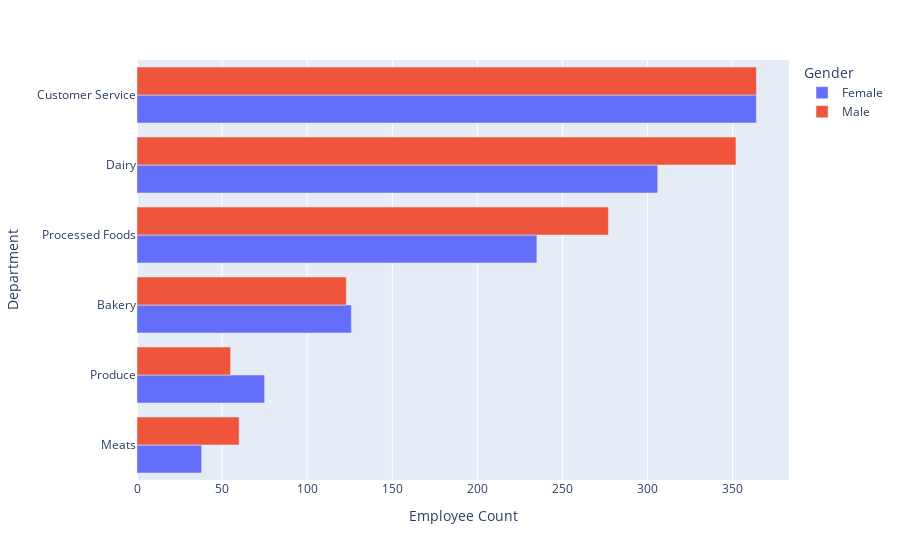

The notebook cell saved with this chart:
### Markdown cell above
Untuk membuat barplot, kita dapat menggunakan fungsi `.bar()`, dengan parameter:
- `data_frame`: dataframe yang digunakan
- `x`: kolom untuk sumbu x
- `y`: kolom untuk sumbu y
- `labels`: custom label sesuai nama kolom

Untuk membuatnya menjadi multivariate, kita dapat membedakan antara gender Male dan Female melalui warna. Beberapa parameter yang dapat digunakan:
- `color`: kolom yang ingin dibedakan berdasarkan warna
- `barmode`:
    - `relative` (default): saling menyusun
    - `overlay`: saling menimpa
    - `group`: saling bersebelahan

### Code cell
# px.bar
plot_dept = px.bar(data_frame=dept_gender_melt.sort_values(by='num_people'), 
                   x='num_people', y='department_name', color='gender', barmode='group',
                   labels={'num_people': 'Employee Count',
                            'department_name': 'Department',
                            'gender': 'Gender'})

plot_dept

### Figure 1 — Plotly figure (JSON) as saved in the notebook; plotly's stock layout.template omitted (floating-point values rounded to 4 significant figures)
{"data": [{"alignmentgroup": "True", "hovertemplate": "Gender=Female<br>Employee Count=%{x}<br>Department=%{y}<extra></extra>", "legendgroup": "Female", "marker": {"color": "#636efa", "pattern": {"shape": ""}}, "name": "Female", "offsetgroup": "Female", "orientation": "h", "showlegend": true, "textposition": "auto", "type": "bar", "x": [38, 75, 126, 235, 306, 364], "xaxis": "x", "y": ["Meats", "Produce", "Bakery", "Processed Foods", "Dairy", "Customer Service"], "yaxis": "y"}, {"alignmentgroup": "True", "hovertemplate": "Gender=Male<br>Employee Count=%{x}<br>Department=%{y}<extra></extra>", "legendgroup": "Male", "marker": {"color": "#EF553B", "pattern": {"shape": ""}}, "name": "Male", "offsetgroup": "Male", "orientation": "h", "showlegend": true, "textposition": "auto", "type": "bar", "x": [55, 60, 123, 277, 352, 364], "xaxis": "x", "y": ["Produce", "Meats", "Bakery", "Processed Foods", "Dairy", "Customer Service"], "yaxis": "y"}], "layout": {"barmode": "group", "legend": {"title": {"text": "Gender"}, "tracegroupgap": 0}, "margin": {"t": 60}, "xaxis": {"anchor": "y", "domain": [0, 1], "title": {"text": "Employee Count"}}, "yaxis": {"anchor": "x", "domain": [0, 1], "title": {"text": "Department"}}}}
